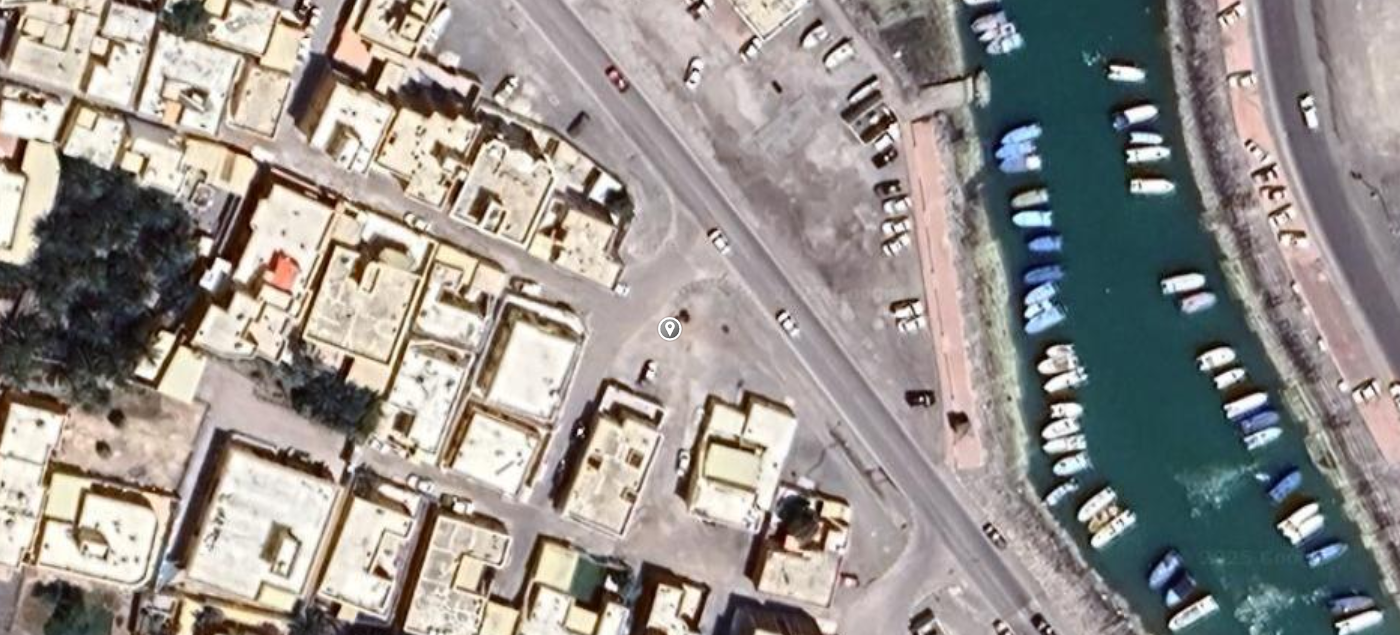
#> input picture images/image1.png, 1400 x 635 px
$ python -i app.py   (imports and definitions only)   (older library calls are emulated)
#> lines starting #> are read from the running program, lines starting #| are printed output that depends on the picture; after the words box and inside, x2 and y2 are one past the last pixel; in counts of white or black regions, pixels touching at a corner belong together
#> further down, picture is the input picture: shape (635, 1400, 3); mean B, G, R 139.7, 144.3, 149.5
# Steps to run the code properly are provided in the README file

import cv2
import numpy as np
import base64
import traceback
from flask import Flask, request, jsonify, render_template

# [1 line not run here, left out]

# [19 lines left out: function is_valid_satellite_image, not called in this run]

def process_lulc(image):
    """
    Process the given satellite image to classify land cover into:
    - Houses (Red)
    - Natural Cover (Green) [Trees + Water]
    - Remaining Land (Yellow)
    """
    hsv = cv2.cvtColor(image, cv2.COLOR_BGR2HSV)
#> hsv: shape (635, 1400, 3); mean H, S, V 59.9, 48.7, 155.4

    # Define color ranges
    house_lower = np.array([0, 0, 100], dtype=np.uint8)
    house_upper = np.array([50, 50, 255], dtype=np.uint8)

    natural_lower1 = np.array([30, 40, 40], dtype=np.uint8)  # Trees (Normal green)
    natural_upper1 = np.array([90, 255, 255], dtype=np.uint8)

    natural_lower2 = np.array([80, 40, 40], dtype=np.uint8)  # Water (Dark blue)
    natural_upper2 = np.array([140, 255, 255], dtype=np.uint8)

    # Create masks
    house_mask = cv2.inRange(hsv, house_lower, house_upper)
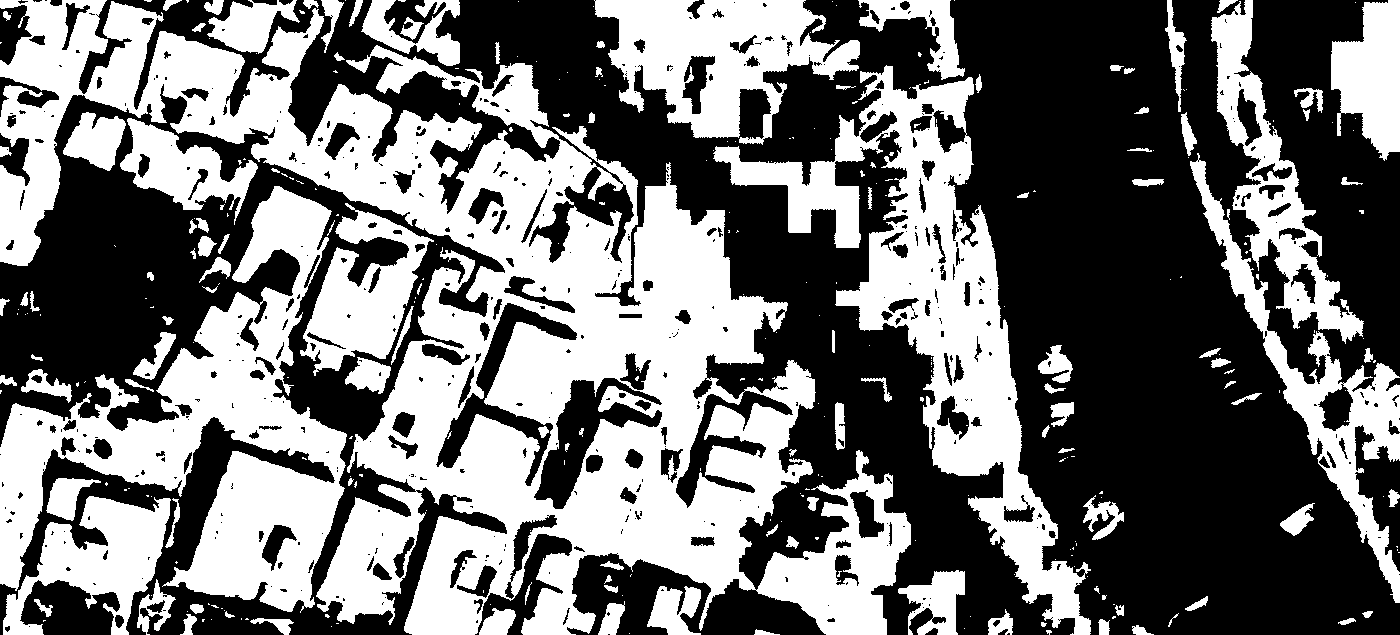
#> house_mask: shape (635, 1400); 44.8% white; 319 white regions (199 under 20 px), largest, box (x1, y1, x2, y2) and area: (0, 0, 911, 635) 183983, (0, 186, 347, 613) 51814, (713, 65, 1091, 635) 47292
    natural_mask1 = cv2.inRange(hsv, natural_lower1, natural_upper1)
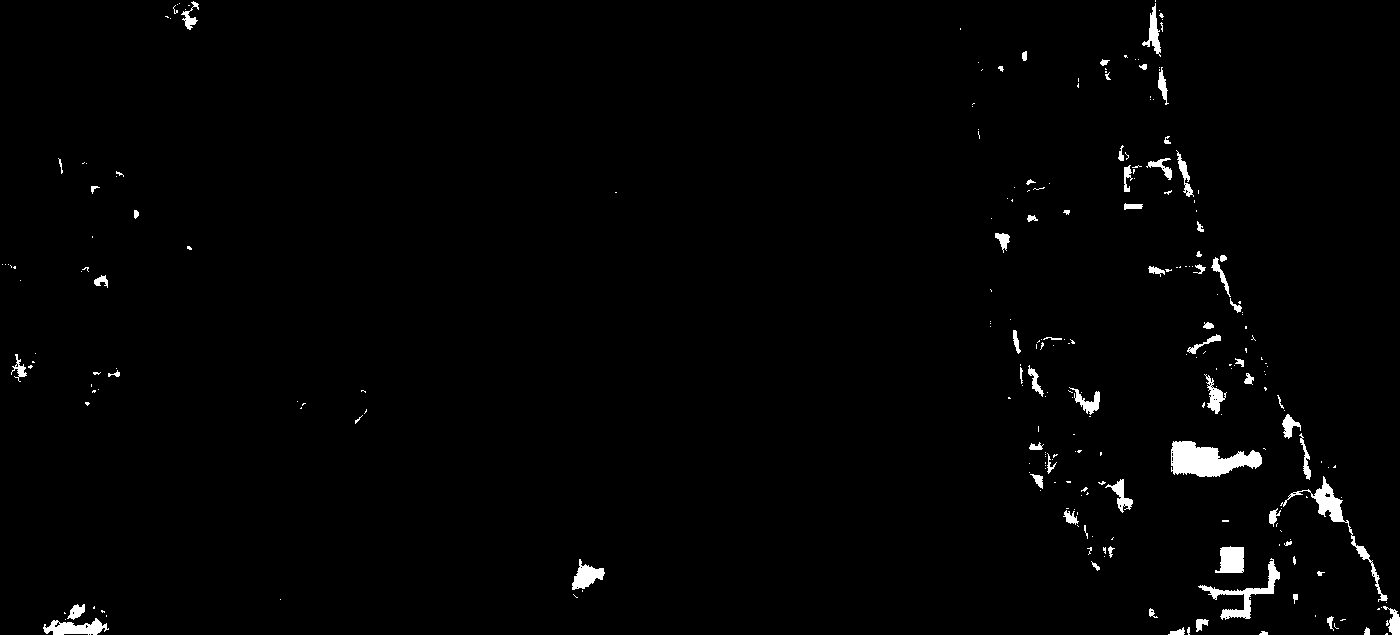
#> natural_mask1: shape (635, 1400); 1.5% white; 259 white regions (188 under 20 px), largest, box (x1, y1, x2, y2) and area: (1171, 441, 1262, 477) 2050, (1280, 476, 1388, 602) 1110, (1198, 558, 1280, 620) 978
    natural_mask2 = cv2.inRange(hsv, natural_lower2, natural_upper2)
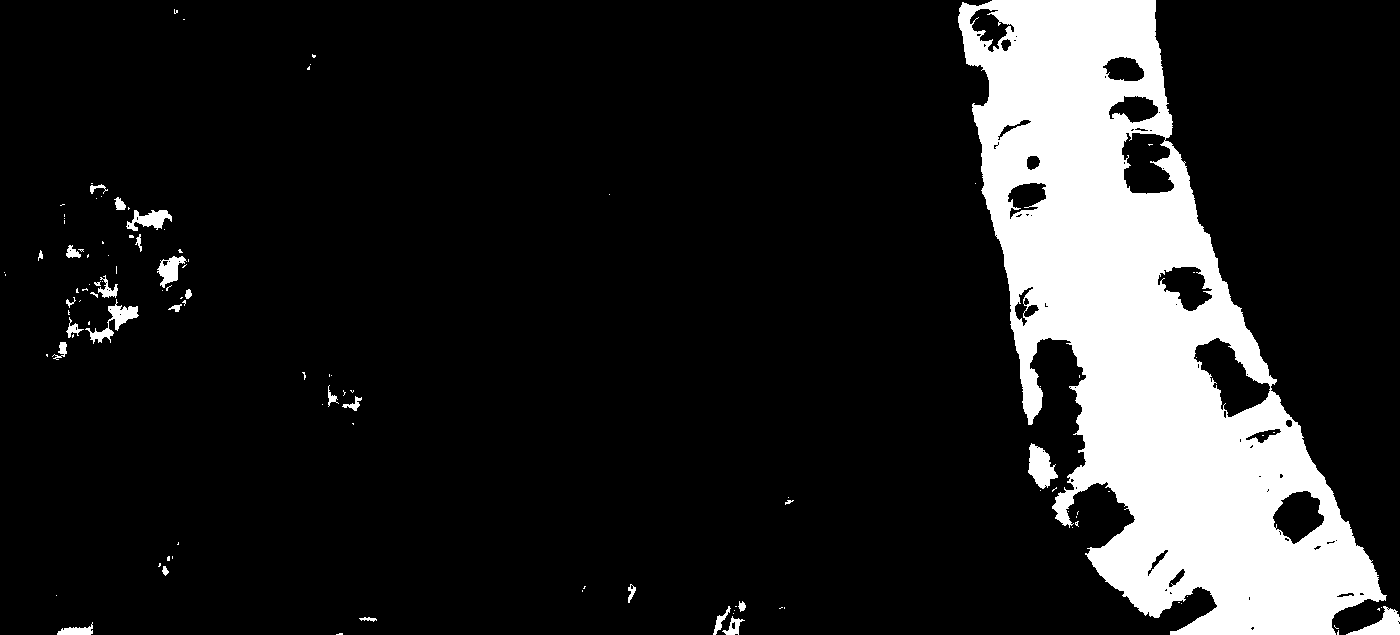
#> natural_mask2: shape (635, 1400); 14.4% white; 112 white regions (84 under 20 px), largest, box (x1, y1, x2, y2) and area: (958, 0, 1387, 635) 122405, (1028, 443, 1058, 489) 809, (1346, 606, 1400, 635) 708
    natural_mask = cv2.bitwise_or(natural_mask1, natural_mask2)  # Combine both
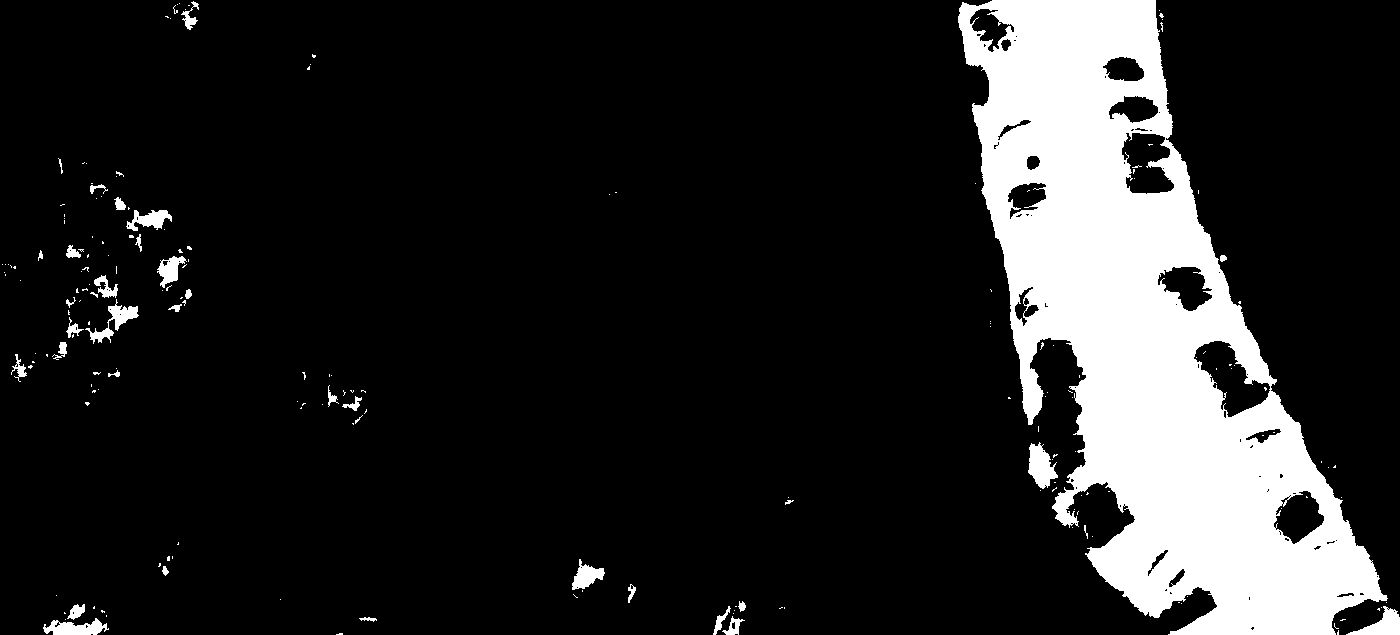
#> natural_mask: shape (635, 1400); 14.7% white; 198 white regions (163 under 20 px), largest, box (x1, y1, x2, y2) and area: (958, 0, 1388, 635) 123317, (1028, 442, 1058, 489) 830, (1346, 606, 1400, 635) 711

    # Count Pixels
    total_pixels = image.shape[0] * image.shape[1]
#> total_pixels = 889000
    house_pixels = np.count_nonzero(house_mask)
#> house_pixels = 398195
    natural_pixels = np.count_nonzero(natural_mask)
#> natural_pixels = 130841
    remaining_pixels = total_pixels - (house_pixels + natural_pixels)
#> remaining_pixels = 359964

    # Calculate percentages
    house_percentage = (house_pixels / total_pixels) * 100
#> house_percentage = 44.79
    natural_percentage = (natural_pixels / total_pixels) * 100
#> natural_percentage = 14.72
    remaining_percentage = (remaining_pixels / total_pixels) * 100
#> remaining_percentage = 40.49

    # Apply color overlay
    lulc_map = np.zeros_like(image)
    lulc_map[house_mask > 0] = [0, 0, 255]  # Red (Houses)
    lulc_map[natural_mask > 0] = [0, 255, 0]  # Green (Natural Cover: Trees + Water)
    lulc_map[(house_mask == 0) & (natural_mask == 0)] = [0, 255, 255]  # Yellow (Land)

    # Convert processed image to base64
    _, buffer = cv2.imencode('.png', lulc_map)
    lulc_map_base64 = base64.b64encode(buffer).decode('utf-8')

    return lulc_map_base64, house_percentage, natural_percentage, remaining_percentage

# [3 lines that did not run here, left out]

# [35 lines that did not run here, left out]

# [2 lines not run here, left out]

>>> import cv2
>>> picture = cv2.imread('images/image1.png')
>>> result = process_lulc(picture)

$ run again, on images/image2.png
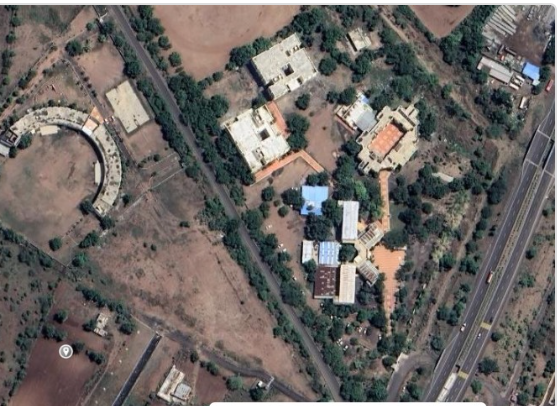
#> input picture images/image2.png, 559 x 406 px
#> picture is the input picture: shape (406, 559, 3); mean B, G, R 99.7, 103, 108.4
#> hsv: shape (406, 559, 3); mean H, S, V 53.8, 42.2, 112.6
#> in process_lulc, `house_mask = cv2.inRange(hsv, house_lower, house_upper)`:
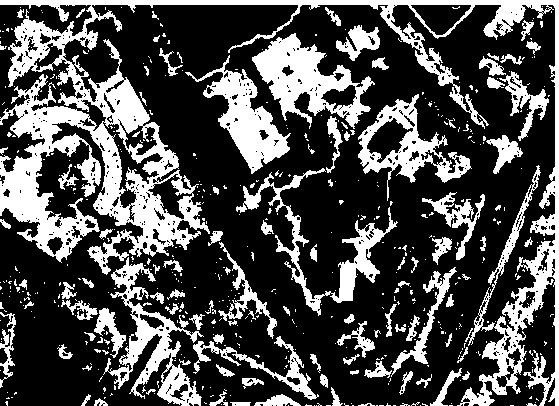
#> house_mask: shape (406, 559); 30.4% white; 544 white regions (441 under 20 px), largest, box (x1, y1, x2, y2) and area: (0, 0, 559, 406) 32984, (252, 33, 375, 129) 4813, (103, 257, 204, 406) 4084
#> natural_mask1: shape (406, 559); 7.8% white; 431 white regions (302 under 20 px), largest, box (x1, y1, x2, y2) and area: (175, 78, 228, 129) 1183, (385, 44, 439, 98) 900, (338, 156, 381, 217) 839
#> natural_mask2: shape (406, 559); 12.4% white; 400 white regions (291 under 20 px), largest, box (x1, y1, x2, y2) and area: (167, 75, 251, 184) 2846, (291, 11, 432, 108) 2637, (284, 173, 343, 263) 2182
#> in process_lulc, `natural_mask = cv2.bitwise_or(natural_mask1, natural_mask2)`:
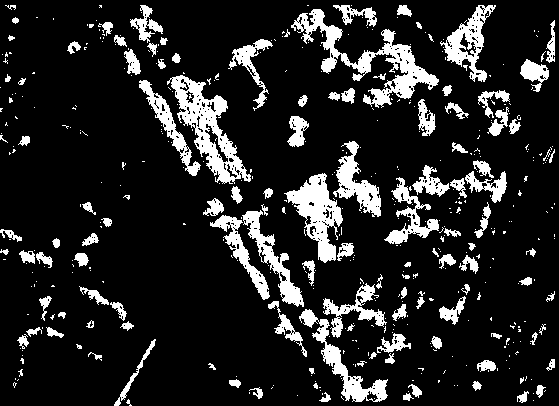
#> natural_mask: shape (406, 559); 14.5% white; 470 white regions (353 under 20 px), largest, box (x1, y1, x2, y2) and area: (291, 9, 439, 108) 3407, (167, 75, 251, 184) 2985, (284, 173, 343, 263) 2230
#> house_pixels = 68971
#> natural_pixels = 32970
#> remaining_pixels = 125013
#> house_percentage = 30.39
#> natural_percentage = 14.53
#> remaining_percentage = 55.08
